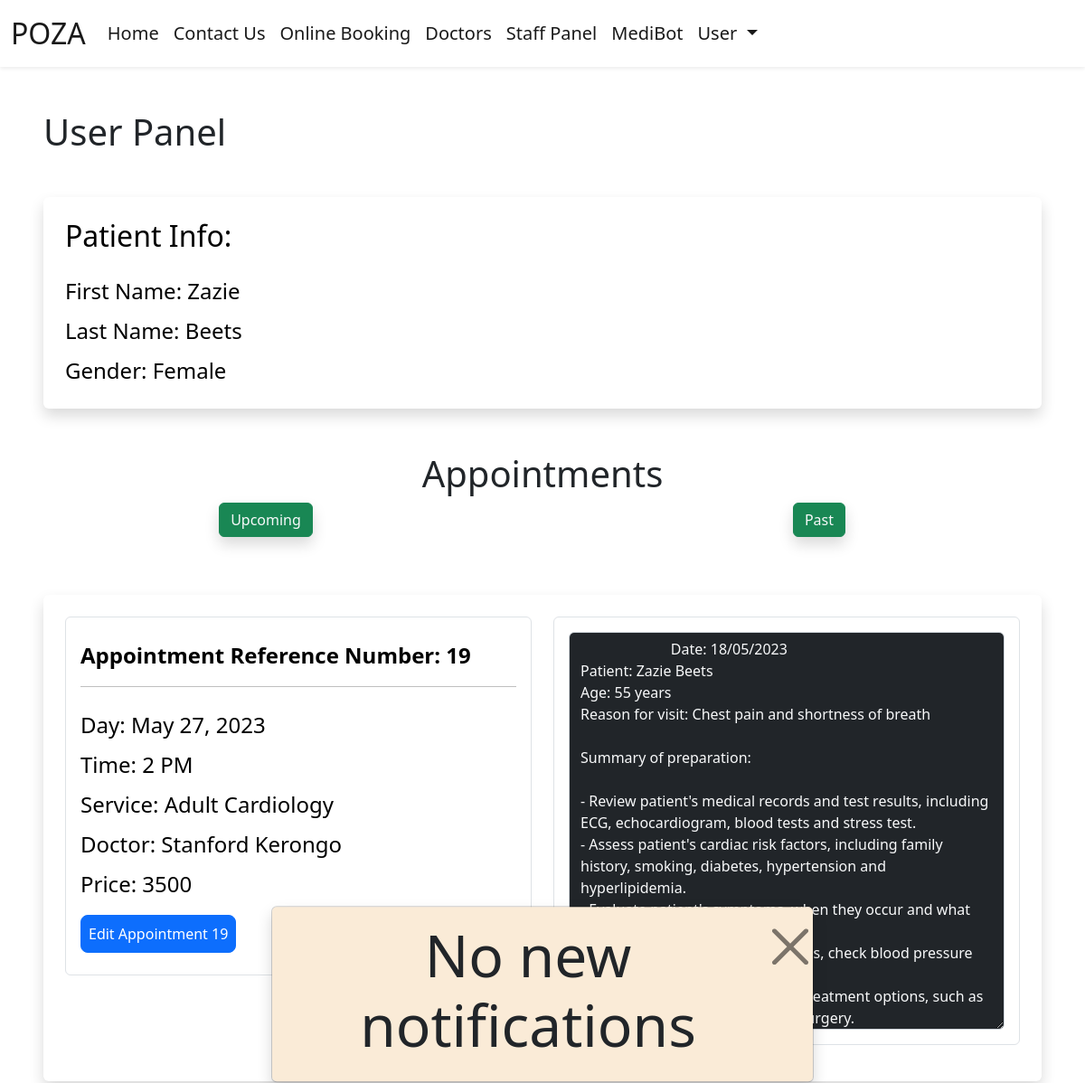
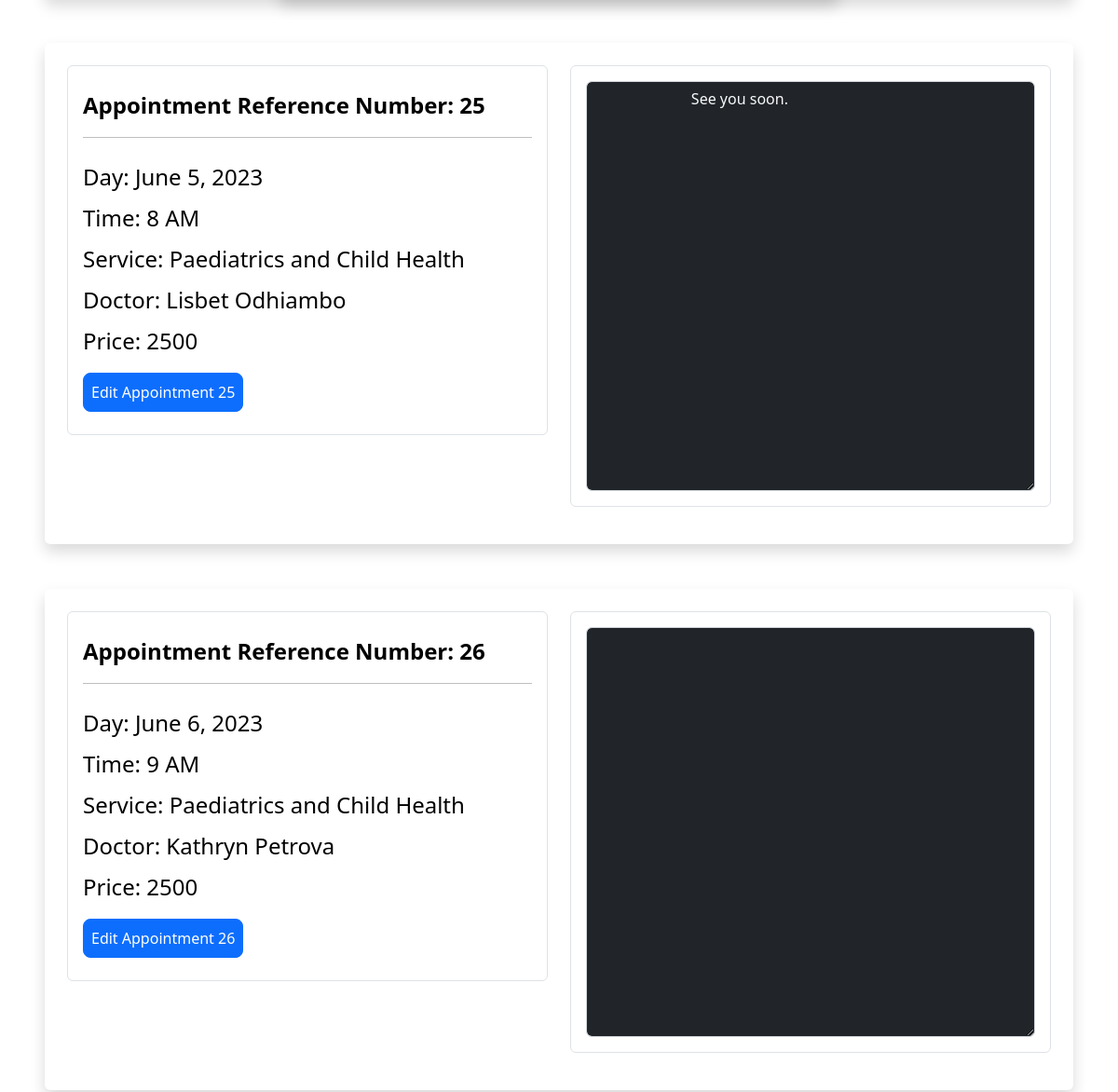
The app's page /uploads (signed in, upper part), older data (2 pictures, top to bottom).
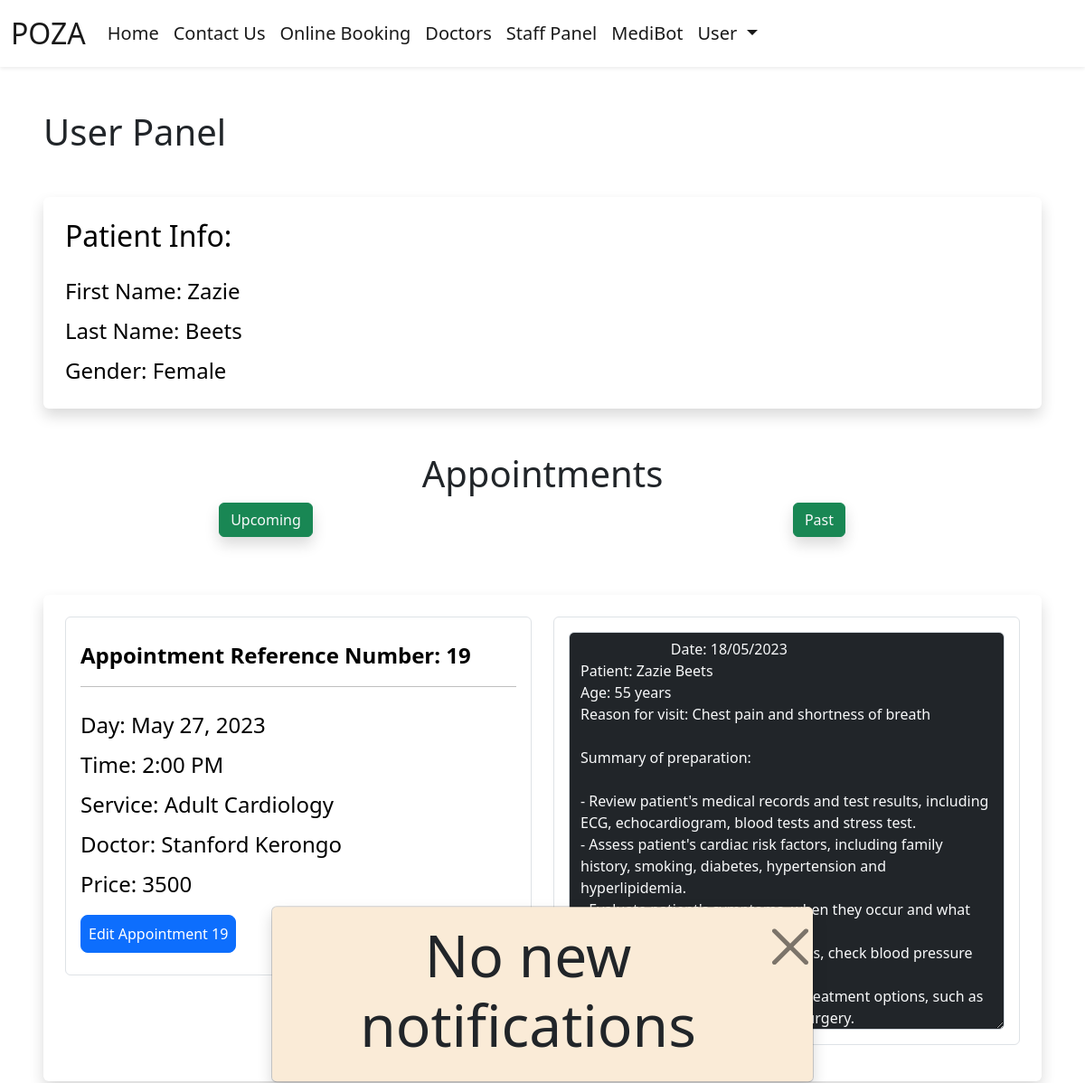
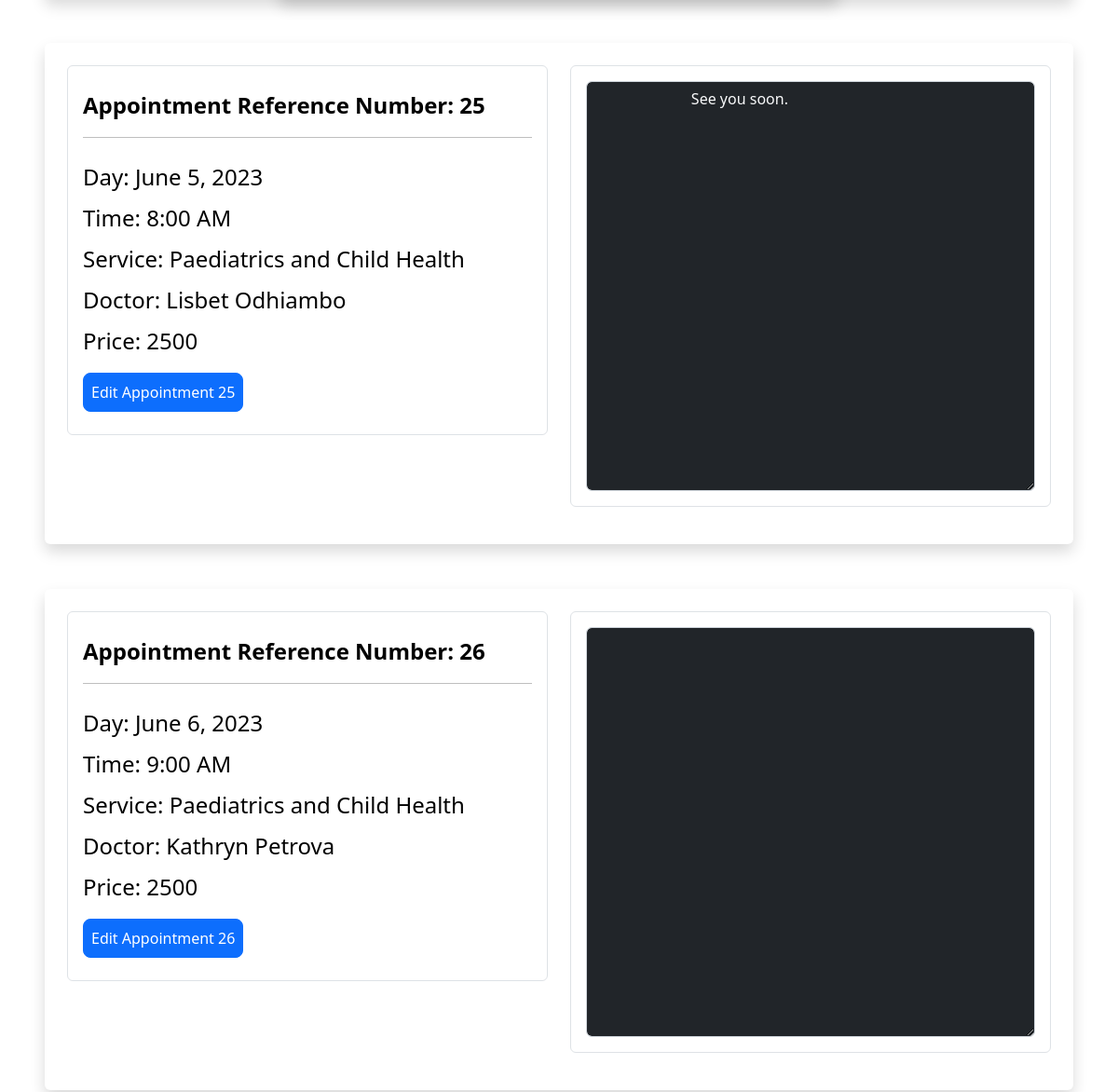
The same page, newer data (2 pictures, top to bottom).
### booking/models.py (models this page shows)
class Appointment(models.Model):
    uuid = models.ForeignKey(Persona, on_delete=models.CASCADE)
    app_id = models.BigAutoField(primary_key=True,)
    service = models.CharField(max_length=50, choices=SERVICE_CHOICES, default="Physician / Internal Medicine")
    day = models.DateField(default=datetime.now)
    time = models.CharField(max_length=10, choices=TIME_CHOICES)
    time_ordered = models.DateTimeField(default=datetime.now, blank=True)
    assigned_doctor = models.CharField(max_length=30, editable=False)
    price = models.PositiveIntegerField()
    note = models.TextField(default="")
    completed = models.BooleanField(default=False)
    def __str__(self):
        return f"{self.app_id}| {self.uuid.name} | {self.service} |day: {self.day} | time: {self.time}| price: {self.price} | {self.note}"

### booking/views.py (the view, shortened to what this page needs)
# urls.py: path('uploads',views.userPanel, name='userPanel'),
@csrf_exempt
@login_required
def userPanel(request, **extra_fields):
    user = request.user
    if not user.get_username():
        return render(request, 'index.html')
    name = user.name.split()
    first_name = name[0]
    last_name = name[-1]
    uuid = user.uuid
    role = ""
    image = None
    if user.account_type =="DOCTOR":
        role = Doctor.objects.get(persona_ptr_id=uuid).get_role_display()
        image = Doctor.objects.get(persona_ptr_id=uuid).image
        print(f"{image}")
    today = datetime.today()
    minDate = today.strftime('%Y-%m-%d')
    maxDate = (today + timedelta(days=21)).strftime('%Y-%m-%d')
    appointments = Appointment.objects.filter(uuid=user, day__range=[minDate, maxDate]).order_by('app_id','day', 'time')
    persona = Persona.objects.get(uuid=user.uuid)
    import pytz
    nairobi_tz = pytz.timezone('Africa/Nairobi')
    persona.last_logged = datetime.now(nairobi_tz)
    persona.save()
    notifications = Notification.objects.filter(persona_id = user, updated_at__gte=request.user.last_logged)
    """Debug line"""
    print(f"{appointments} {notifications} {persona}")
    return render(request, 'userPanel.html', {
        'user':user,
        'first_name': first_name,
        'last_name': last_name,
        'appointments':appointments,
        'role': role,
        'image': image,
        'notifications': notifications,
        'media_root': settings.MEDIA_ROOT
    })

### booking/context_processors.py (called while the page is built)
def services_processor(request):
    return {
        "service_descriptions": SERVICE_DESCS,
    }

### booking/models.py (called while the page is built)
    def __str__(self):
        return self.email

### booking/templates/userPanel.html (shortened to what this page needs)
{% extends 'layout.html' %}
{% load static %}
{% block body %}
{% if user.is_authenticated %}
<h1 class=" ms-5 mt-5 ">User Panel</h1>
{% if notifications %}
{% for notification in notifications %}
    <div class="alert alert-{{ message.tags }}  alert-dismissible fade show text-center toast" role="alert">
        <h3 class="display-3">{{ notification.message }}</h3>
        <button type="button" class="btn-close fs-1 ms-2" data-bs-dismiss="alert" aria-label="Close">
        </button>
    </div>
{% endfor %}
{% else %}
    <div class="alert alert-{{ message.tags }}  alert-dismissible fade show text-center toast" role="alert">
        <h3 class="display-3">No new notifications</h3>
        <button type="button" class="btn-close fs-1 ms-2" data-bs-dismiss="alert" aria-label="Close">
        </button>
    </div>
{% endif %}
<div class="shadow p-4 mb-5 bg-body bg-body rounded text-black  m-5 ">
    {% if user.account_type == "DOCTOR" %}
    <h2 class="text-center">Dr. {{ first_name }} {{ last_name }}  <img src="http://127.0.0.1:8887/uploads/{{image}}" alt="Profile Image", height="100", width="100"></h2>
    {% elif user.account_type == "ADMIN" %}
    <h2 class="">Admin Info:</h2>
    {% else %}
    <h2 class="">Patient Info:</h2>
    {% endif %}
    <ul class="list-group fs-4 mt-3">
            {% if user.account_type != "DOCTOR" %}
            <li class="list-group mt-2">First Name: {{ first_name }}</li>
            <li class="list-group mt-2">Last Name: {{ last_name }}</li>
            {% elif user.account_type == "DOCTOR" %}
            <li class="list-group mt-2">Speciality: {{ role }}</li>
            {% endif %}
            <li class="list-group mt-2">Gender: {{ user.gender}}</li>
    </ul>
</div>
{% if appointments.count > 0 %}
<div class="mt-5 ">
    <div class="row text-center">
        <h1 class="">Appointments</h1>
        <div class="col">
          <form action='{% url "userPanel" foo="upcoming"%}' class="form-inline" method="post">
            <button type="submit" class="btn btn-success text-light mx-2 shadow" id="upcoming">Upcoming</button>
          </form>
        </div>
        <div class="col">
          <form action='{% url "userPanel" foo="past"%}' class="form-inline" method="post">
            <button type="submit" class="btn btn-success text-light mx-2 shadow" id="past">Past</button>
          </form>
        </div>
      </div>
    {% for appointment in appointments %}
    <div class="shadow p-4 mb-5 bg-body bg-body rounded text-black  m-5 ">
        <div class="row">
            <div class="col">
                <div class="list-group fs-4 border p-3 mb-3">
                    <p class="list-group mt-2 danger" style="font-weight: bold;">Appointment Reference Number: {{ appointment.app_id }}</p>
                    <hr>
                    <p class="list-group mt-2">Day: {{ appointment.day }}</p>
                    <p class="list-group mt-2">Time: {{ appointment.time }}</p>
                    <p class="list-group mt-2">Service: {{ appointment.service }}</p>
                    <p class="list-group mt-2">Doctor: {{ appointment.assigned_doctor }}</p>
                    <p class="list-group mt-2">Price: {{ appointment.price }}</p>
                    <div class="mt-3 mb-2">
                        <a class="btn btn-primary rounded-3 p-2" href="{% url 'userUpdate' appointment.app_id %}">Edit Appointment {{ appointment.app_id }}</a>
                    </div>
                </div>
            </div>
            <div class="col">
                <div class="list-group fs-4 border p-3 mb-3">
                    <textarea class="form-control bg-dark text-light" readonly id="note">
                        {{ appointment.note }}
                    </textarea>
                </div>
            </div>
        </div>
    </div>
    {% endfor %}
</div>
{% endif %}
{% else %}
<div class="shadow p-4 mb-5 bg-body bg-body rounded text-black  m-5">
    <h1 class="p-2  ms-3">First Sign in!</h1>
    <a href="{% url 'login' %}" class="btn btn-primary text-white">Sign in</a>
</div>
{% endif %}
{% endblock %}

Row changes from the older to the newer data that the page shows:
changed Appointment "May 27, 2023": time "2 PM" → "2:00 PM"
changed Appointment "June 5, 2023": time "8 AM" → "8:00 AM"
changed Appointment "June 6, 2023": time "9 AM" → "9:00 AM"
